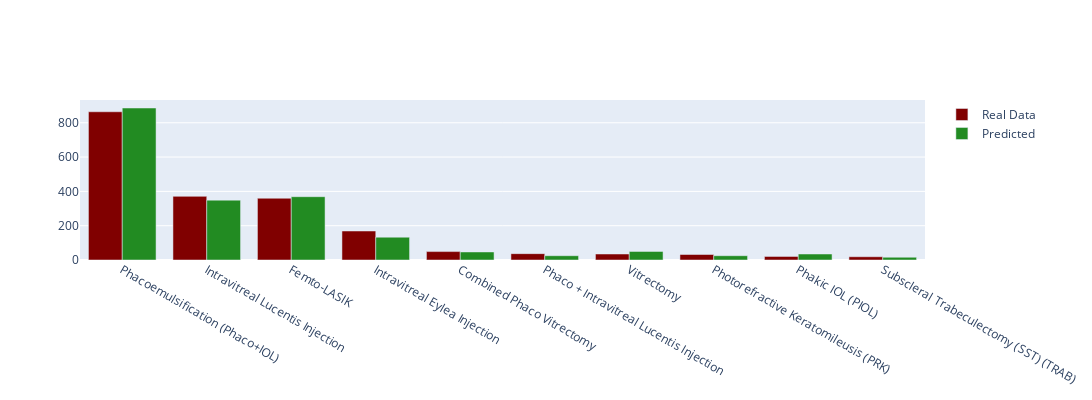

Notebook code for this chart:
### Markdown cell above
** One Month Visualization **

### Code cell
vis(m[0])

### Figure 1 — Plotly figure (JSON) as saved in the notebook; plotly's stock layout.template omitted (floating-point values rounded to 4 significant figures)
{"data": [{"marker": {"color": "#800000"}, "name": "Real Data", "type": "bar", "x": ["Phacoemulsification (Phaco+IOL)", "Intravitreal Lucentis Injection", "Femto-LASIK", "Intravitreal Eylea Injection", "Combined Phaco Vitrectomy", "Phaco + Intravitreal Lucentis Injection", "Vitrectomy", "Photorefractive Keratomileusis (PRK)", "Phakic IOL (PIOL)", "Subscleral Trabeculectomy (SST) (TRAB)"], "y": [864, 371, 360, 169, 49, 37, 35, 32, 21, 19]}, {"marker": {"color": "#228B22"}, "name": "Predicted", "type": "bar", "x": ["Phacoemulsification (Phaco+IOL)", "Intravitreal Lucentis Injection", "Femto-LASIK", "Intravitreal Eylea Injection", "Combined Phaco Vitrectomy", "Phaco + Intravitreal Lucentis Injection", "Vitrectomy", "Photorefractive Keratomileusis (PRK)", "Phakic IOL (PIOL)", "Subscleral Trabeculectomy (SST) (TRAB)"], "y": [886, 349, 369, 133, 47, 25, 50, 25, 35, 16]}], "layout": {"barmode": "group", "height": 400, "width": 1200}}
